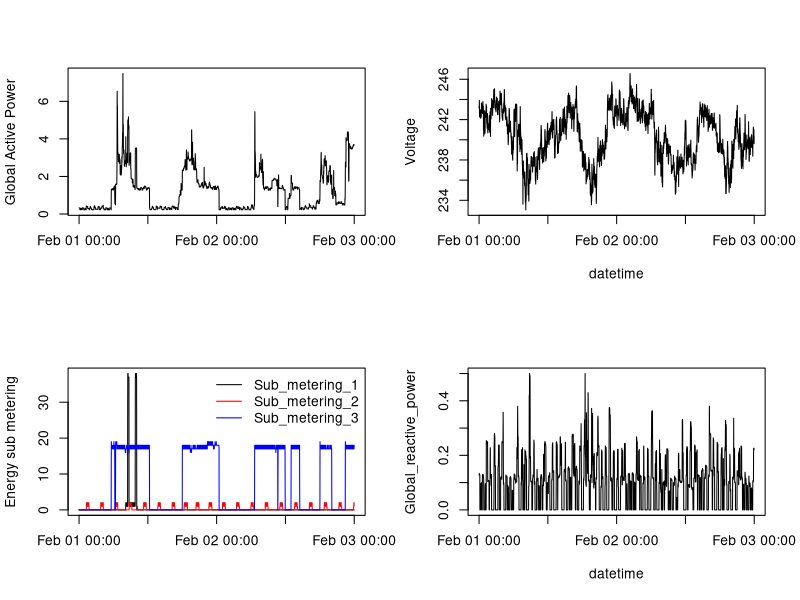

The R script that drew this image:
#### zip file has been extracted and lines corresponding to the dates
#### 2007-02-01 and 2007-02.02 have been pasted in file hpc.txt
#### set colClasses of columns, read the file
colCl = c("character", "character", "numeric", "numeric", "numeric", "numeric", "numeric", "numeric", "numeric")
hpc = read.table ("./hpc.txt", sep = ";", colClasses = colCl)

#### transform "time" into "datetime" like in plot2.R
hpc$V2 = as.POSIXct(paste(hpc$V1, hpc$V2), format = "%d/%m/%Y%T")


#### open device
png(filename = "plot4.png")

#### layout 2 x 2 plots
par(mfrow = c(2,2))

#### plot "Global Active Power", "Voltage"
####      "Sub metering"         "Global Reactive Power"
#### in layout
with(hpc, {
	   plot(V2, V3, type = "l", xlab = "", ylab = "Global Active Power")
	   plot(V2, V5, type = "l", xlab = "datetime", ylab = "Voltage")

	   plot(V2, V7, type = "l", xlab = "", ylab = "Energy sub metering")
	   lines(V2, V8, col = "red")
	   lines(V2, V9, col = "blue")
	   legend("topright", lty = 1, col = c("black", "red", "blue"),
                  legend = c("Sub_metering_1", "Sub_metering_2", "Sub_metering_3"), bty = "n")
	   plot(V2, V4, type = "l", xlab = "datetime", ylab = "Global_reactive_power")
})

#### close device
dev.off()
